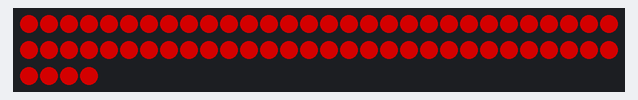
A program run on a simulated CircuitPython board. Parts: 64 RGB LEDs in strip order, left to right, continuing on the next row. Dim RGB values are drawn brighter than linear.

Above: at 0.1 s.
At 1.1 s:
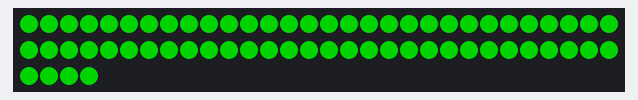
At 2.1 s:
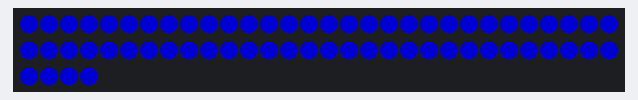
At 5.14 s:
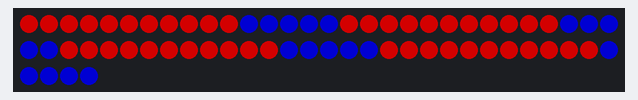
At 8.19 s:
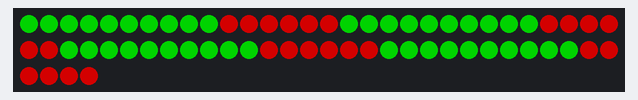
At 14.51 s:
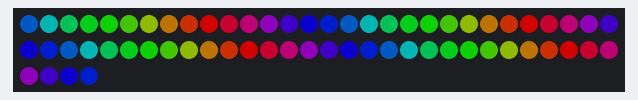

Measured:
- by itself, everything shown: repeats every 14.8 s, in 58 steps
- what the display in image 1 shows lasts 1.0 s, from 1.0 s to 2.0 s

The program:

unit-test-neopixel.py
```python
import time
import board
import neopixel

# Choose an open pin connected to the Data In of the NeoPixel strip, i.e. board.D18
# NeoPixels must be connected to D10, D12, D18 or D21 to work.
pixel_pin = board.D18

# The order of the pixel colors - RGB or GRB. Some NeoPixels have red and green reversed!
# For RGBW NeoPixels, simply change the ORDER to RGBW or GRBW.
ORDER = neopixel.GRB

pixels = neopixel.NeoPixel(
    pixel_pin, 64, brightness=0.5, auto_write=False, pixel_order=ORDER
)


def starting_func(color, delay):
    for i in range(16):
        pixels[i] = color
        pixels[i + 16] = color
        pixels[i + 32] = color
        pixels[i + 48] = color
        pixels.show()
        time.sleep(delay)


def fill(color, delay):
    pixels.fill(color)
    pixels.show()
    time.sleep(delay)


def wheel(pos):
    if pos < 0 or pos > 255:
        r = g = b = 0
    elif pos < 85:
        r = int(pos * 3)
        g = int(255 - pos * 3)
        b = 0
    elif pos < 170:
        pos -= 85
        r = int(255 - pos * 3)
        g = 0
        b = int(pos * 3)
    else:
        pos -= 170
        r = 0
        g = int(pos * 3)
        b = int(255 - pos * 3)
    return (r, g, b) if ORDER in (neopixel.RGB, neopixel.GRB) else (r, g, b, 0)


def rainbow_cycle(wait):
    for j in range(255):
        for i in range(16):
            pixel_index = (i * 256 // 16) + j
            pixels[i] = wheel(pixel_index & 255)
            pixels[i + 16] = wheel(pixel_index & 255)
            pixels[i + 32] = wheel(pixel_index & 255)
            pixels[i + 48] = wheel(pixel_index & 255)
        pixels.show()
        time.sleep(wait)


while True:
    fill((255, 0, 0), 1)
    fill((0, 255, 0), 1)
    fill((0, 0, 255), 1)

    starting_func((255, 0, 0), 0.2)
    starting_func((0, 255, 0), 0.2)
    starting_func((0, 0, 255), 0.2)

    rainbow_cycle(0.001)
```
